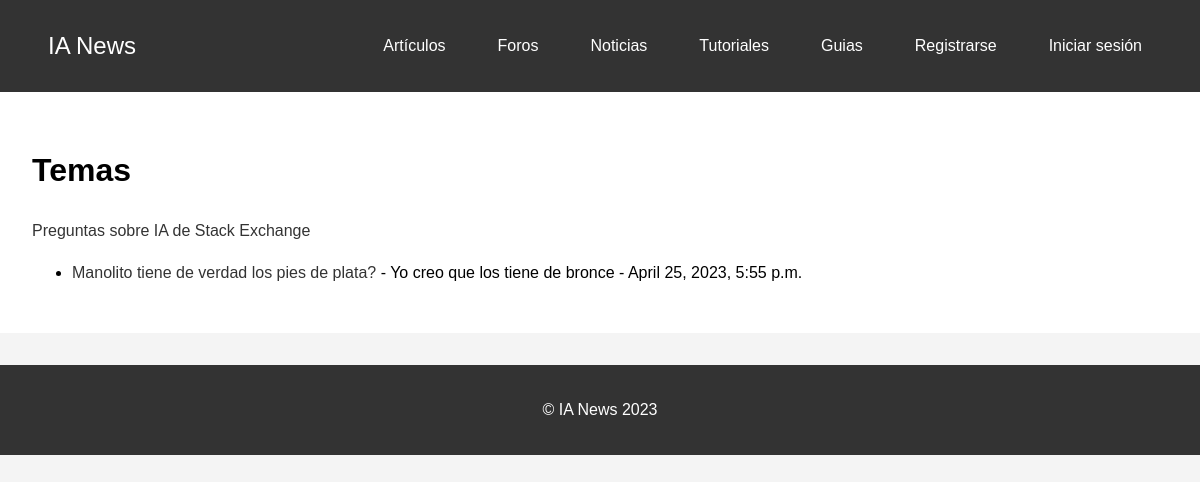
The page /foros/ on the database its author committed.
### foros/models.py (models this page shows, shortened)
class Tema(models.Model):
    titulo = models.CharField(max_length=255)
    descripcion = models.TextField()
    creador = models.ForeignKey(User, on_delete=models.CASCADE)
    fecha_creacion = models.DateTimeField(auto_now_add=True)

### foros/views.py (the view)
# urls.py: path('', views.lista_temas, name='lista_temas'),
def lista_temas(request):
    temas = Tema.objects.all().order_by('-fecha_creacion')
    return render(request, 'lista_temas.html', {'temas': temas})

### foros/templates/lista_temas.html (shortened to what this page needs)
{% extends 'base.html' %}
{% block content %}
    <h1>Temas</h1>
    <a href="{% url 'preguntas_ia' %}">Preguntas sobre IA de Stack Exchange</a>
    <ul>
        {% for tema in temas %}
            <li><a href="{% url 'detalle_tema' tema.id %}">{{ tema.titulo }}</a> - {{ tema.descripcion }} - {{ tema.fecha_creacion }}</li>
        {% endfor %}
    </ul>
{% endblock %}

### static/css/estilos.css (style rules this page uses)
body { font-family: Arial, sans-serif; margin: 0; padding: 0; line-height: 1.6; background-color: #f4f4f4; }
a { color: #333; text-decoration: none; }

### static/css/navbar.css (style rules this page uses)
body { font-family: Arial, sans-serif; margin: 0; padding: 0; }

### rows shown on the page
Tema: titulo "Manolito tiene de verdad los pies de plata?", descripcion "Yo creo que los tiene de bronce", fecha_creacion "April 25, 2023, 5:55 p.m."
